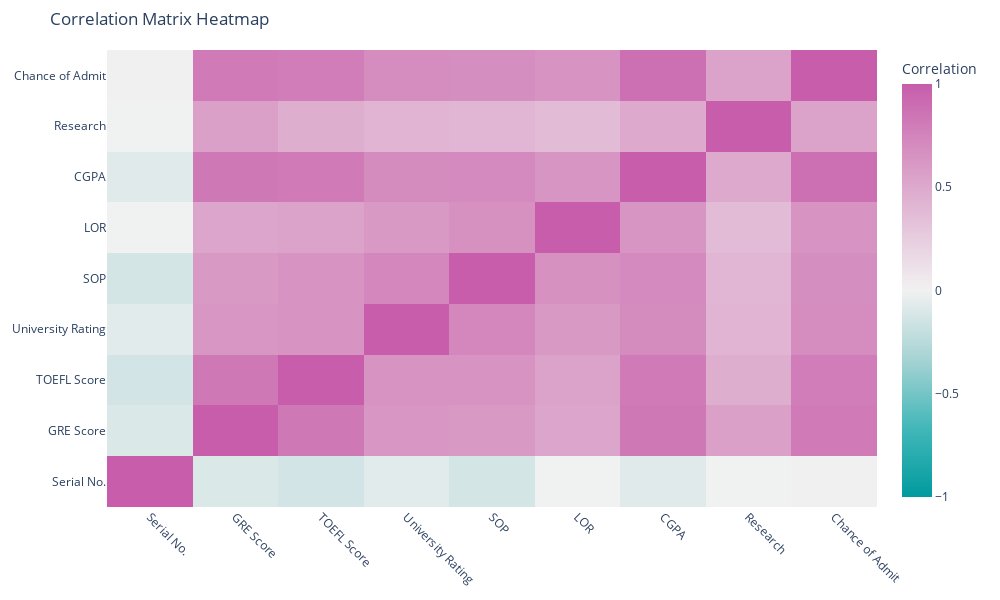

The cell this chart's notebook holds for it:
### Markdown cell above
#### Heatmaps

### Code cell
numeric_df = df.select_dtypes(include=['float64', 'int64'])

# Calculate the correlation matrix
correlation_matrix = numeric_df.corr()

# Create a heatmap
fig = go.Figure(data=go.Heatmap(
    z=correlation_matrix.values,
    x=correlation_matrix.columns,
    y=correlation_matrix.index,
    colorscale='tropic',
    colorbar=dict(title="Correlation"),
    zmin=-1, zmax=1,
    hovertemplate='%{y} vs %{x}: %{z:.4f}<extra></extra>',
    text=correlation_matrix.values))

# Update layout for better readability
fig.update_layout(
    title='Correlation Matrix Heatmap',
    xaxis_nticks=36,
    yaxis_nticks=36,
    height=600,
    width=1000,
    margin=dict(l=50, r=50, t=50, b=50),
    xaxis=dict(tickangle=45),
    yaxis=dict(tickangle=0)
)

# Show the heatmap
fig.show()

### Figure 1 — Plotly figure (JSON) as saved in the notebook; plotly's stock layout.template omitted (floating-point values rounded to 4 significant figures)
{"data": [{"colorbar": {"title": {"text": "Correlation"}}, "colorscale": [[0, "rgb(0, 155, 158)"], [0.1667, "rgb(66, 183, 185)"], [0.3333, "rgb(167, 211, 212)"], [0.5, "rgb(241, 241, 241)"], [0.6667, "rgb(228, 193, 217)"], [0.8333, "rgb(214, 145, 193)"], [1, "rgb(199, 93, 171)"]], "hovertemplate": "%{y} vs %{x}: %{z:.4f}<extra></extra>", "text": [[1, -0.1038, -0.1417, -0.06764, -0.1374, -0.003694, -0.07429, -0.005332, 0.008505], [-0.1038, 1, 0.8272, 0.6354, 0.6135, 0.5247, 0.8259, 0.5634, 0.8104], [-0.1417, 0.8272, 1, 0.6498, 0.6444, 0.5416, 0.8106, 0.467, 0.7922], [-0.06764, 0.6354, 0.6498, 1, 0.728, 0.6087, 0.7053, 0.427, 0.6901], [-0.1374, 0.6135, 0.6444, 0.728, 1, 0.6637, 0.7122, 0.4081, 0.6841], [-0.003694, 0.5247, 0.5416, 0.6087, 0.6637, 1, 0.6375, 0.3725, 0.6454], [-0.07429, 0.8259, 0.8106, 0.7053, 0.7122, 0.6375, 1, 0.5013, 0.8824], [-0.005332, 0.5634, 0.467, 0.427, 0.4081, 0.3725, 0.5013, 1, 0.5459], [0.008505, 0.8104, 0.7922, 0.6901, 0.6841, 0.6454, 0.8824, 0.5459, 1]], "type": "heatmap", "x": ["Serial No.", "GRE Score", "TOEFL Score", "University Rating", "SOP", "LOR", "CGPA", "Research", "Chance of Admit"], "y": ["Serial No.", "GRE Score", "TOEFL Score", "University Rating", "SOP", "LOR", "CGPA", "Research", "Chance of Admit"], "z": [[1, -0.1038, -0.1417, -0.06764, -0.1374, -0.003694, -0.07429, -0.005332, 0.008505], [-0.1038, 1, 0.8272, 0.6354, 0.6135, 0.5247, 0.8259, 0.5634, 0.8104], [-0.1417, 0.8272, 1, 0.6498, 0.6444, 0.5416, 0.8106, 0.467, 0.7922], [-0.06764, 0.6354, 0.6498, 1, 0.728, 0.6087, 0.7053, 0.427, 0.6901], [-0.1374, 0.6135, 0.6444, 0.728, 1, 0.6637, 0.7122, 0.4081, 0.6841], [-0.003694, 0.5247, 0.5416, 0.6087, 0.6637, 1, 0.6375, 0.3725, 0.6454], [-0.07429, 0.8259, 0.8106, 0.7053, 0.7122, 0.6375, 1, 0.5013, 0.8824], [-0.005332, 0.5634, 0.467, 0.427, 0.4081, 0.3725, 0.5013, 1, 0.5459], [0.008505, 0.8104, 0.7922, 0.6901, 0.6841, 0.6454, 0.8824, 0.5459, 1]], "zmax": 1, "zmin": -1}], "layout": {"height": 600, "margin": {"b": 50, "l": 50, "r": 50, "t": 50}, "title": {"text": "Correlation Matrix Heatmap"}, "width": 1000, "xaxis": {"nticks": 36, "tickangle": 45}, "yaxis": {"nticks": 36, "tickangle": 0}}}
